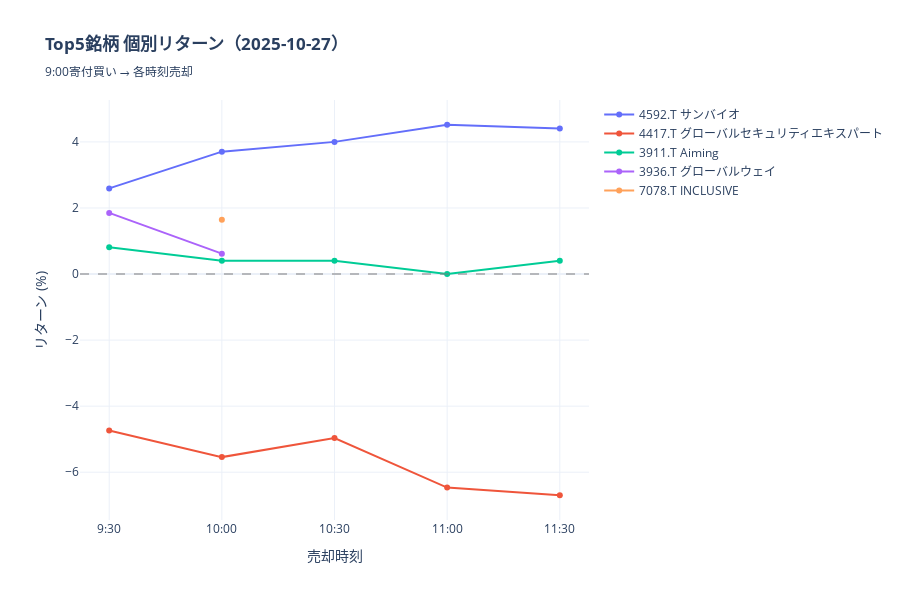

Source (notebook cell):
### Code cell
# グラフ3: 個別銘柄のリターン（Top5のみ）
df_top5 = df_results_valid[df_results_valid['is_top5']].copy()

if len(df_top5) > 0:
    fig_individual = go.Figure()
    
    for _, row in df_top5.iterrows():
        returns = [row[f'return_{t}'] for t in time_points]
        
        fig_individual.add_trace(go.Scatter(
            x=time_labels,
            y=returns,
            mode='lines+markers',
            name=f"{row['ticker']} {row['stock_name']}",
            hovertemplate='%{y:.2f}%<extra></extra>'
        ))
    
    fig_individual.add_hline(y=0, line_dash="dash", line_color="gray", opacity=0.5)
    
    fig_individual.update_layout(
        title=f'<b>Top5銘柄 個別リターン（{TARGET_DATE}）</b><br><sub>9:00寄付買い → 各時刻売却</sub>',
        xaxis_title='売却時刻',
        yaxis_title='リターン (%)',
        height=600,
        hovermode='x unified',
        legend=dict(x=1.02, y=1, bgcolor='rgba(255,255,255,0.8)')
    )
    
    fig_individual.show()
else:
    print("⚠️ Top5銘柄のデータがありません")

### Figure 1 — Plotly figure (JSON) as saved in the notebook; plotly's stock layout.template omitted (floating-point values rounded to 4 significant figures)
{"data": [{"hovertemplate": "%{y:.2f}%<extra></extra>", "mode": "lines+markers", "name": "4592.T サンバイオ", "type": "scatter", "x": ["9:30", "10:00", "10:30", "11:00", "11:30"], "y": [2.594, 3.705, 4.001, 4.52, 4.409]}, {"hovertemplate": "%{y:.2f}%<extra></extra>", "mode": "lines+markers", "name": "4417.T グローバルセキュリティエキスパート", "type": "scatter", "x": ["9:30", "10:00", "10:30", "11:00", "11:30"], "y": [-4.734, -5.543, -4.965, -6.467, -6.697]}, {"hovertemplate": "%{y:.2f}%<extra></extra>", "mode": "lines+markers", "name": "3911.T Aiming", "type": "scatter", "x": ["9:30", "10:00", "10:30", "11:00", "11:30"], "y": [0.8097, 0.4049, 0.4049, 0, 0.4049]}, {"hovertemplate": "%{y:.2f}%<extra></extra>", "mode": "lines+markers", "name": "3936.T グローバルウェイ", "type": "scatter", "x": ["9:30", "10:00", "10:30", "11:00", "11:30"], "y": [1.852, 0.6173, null, null, null]}, {"hovertemplate": "%{y:.2f}%<extra></extra>", "mode": "lines+markers", "name": "7078.T INCLUSIVE", "type": "scatter", "x": ["9:30", "10:00", "10:30", "11:00", "11:30"], "y": [null, 1.643, null, null, null]}], "layout": {"height": 600, "hovermode": "x unified", "legend": {"bgcolor": "rgba(255,255,255,0.8)", "x": 1.02, "y": 1}, "shapes": [{"line": {"color": "gray", "dash": "dash"}, "opacity": 0.5, "type": "line", "x0": 0, "x1": 1, "xref": "x domain", "y0": 0, "y1": 0, "yref": "y"}], "title": {"text": "<b>Top5銘柄 個別リターン（2025-10-27）</b><br><sub>9:00寄付買い → 各時刻売却</sub>"}, "xaxis": {"title": {"text": "売却時刻"}}, "yaxis": {"title": {"text": "リターン (%)"}}}}
